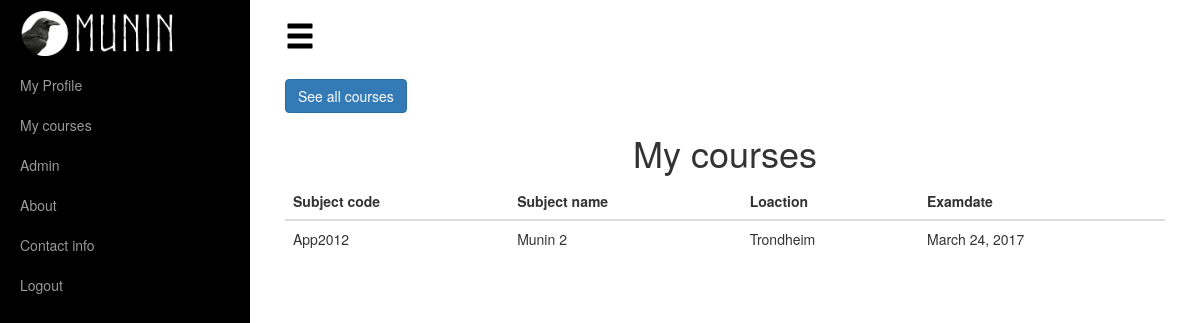
The page /subjects/ (signed in) on the database as committed earlier.
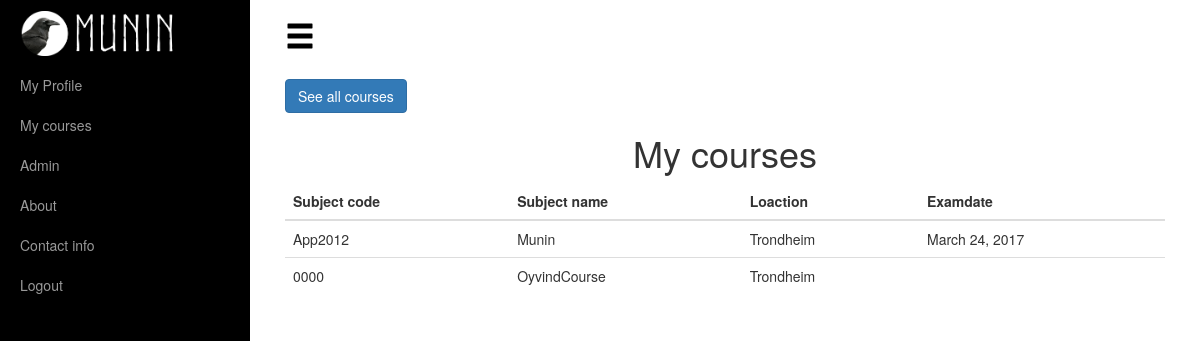
The same page on the database as committed later.
### apps/courses/models.py (models this page shows, shortened)
class CourseInfo(models.Model):
    students = models.ManyToManyField(User, blank=True)
    course = models.OneToOneField(Course)

class Course(models.Model):
    name = models.CharField(max_length=50)
    course_id = models.CharField(max_length=7)
    lecturer = models.ForeignKey(User)
    YEAR_CHOICES = []
    for r in range(2000, (datetime.datetime.now().year + 2)):
        YEAR_CHOICES.append((r, r))
    year = models.IntegerField(choices=YEAR_CHOICES)
    about = models.TextField(blank=True)
    examDate = models.DateField(blank=True, null=True)

### apps/registration/models.py (models this page shows, shortened)
class User(AbstractUser):
    middle_name = models.CharField(max_length=50, blank=True)
    ROLES = (
        ('S', 'Student'),
        ('P', 'Professor'),
        ('A', 'Admin'),
    )
    role = models.CharField(max_length=1, null=True, choices=ROLES, default='S')
    image = models.ImageField(upload_to=user_folder, default='placeholder-profile.jpg')
    school = models.ForeignKey(School, null=True)
    def __str__(self):
        return self.username

### apps/staticpages/models.py (models this page shows)
class School(models.Model):
    name = models.CharField(max_length=70)
    abbriviation = models.CharField(max_length=15)
    image = models.ImageField(upload_to='schools', default='placeholder-school-logo.jpg')
    telephone = models.CharField(max_length=12, blank=True)
    address = models.CharField(max_length=70, blank=True)
    place = models.CharField(max_length=40)
    webpage = models.CharField(max_length=150, blank=True)
    def __str__(self):
        return self.abbriviation

### apps/courses/views.py (the view, shortened to what this page needs)
# urls.py: url(r'^subjects/$', subject, name="subject"),
def subject(request):
    user = request.user
    user_subjetcs = CourseInfo.objects.all().filter(students__username__contains=user.username)
    user_school = User.objects.filter(username=user).first().school.pk
    available_courses = Course.objects.filter(lecturer__school=user_school)
    user_subjetcs_ids = CourseInfo.objects.all().filter(students__username__contains=user.username).values('course_id')
    return render(request, "staticpages/../../templates/courses/subjects.html",
                  {'courses': available_courses.exclude(id__in=user_subjetcs_ids),
                   "mysubjects": user_subjetcs}
                  )

### templates/courses/subjects.html (shortened to what this page needs)
{% extends "base.html" %}
{% load static %}
{% block content %}
    <div class="align-left" style="padding-top: 25px">
        <a id="" href="search" class="btn btn-primary">See all courses</a>
    </div>
    <h1 class="text-center">My courses </h1>
    <form action="" method="post">
    {% if mysubjects %}
        <div>
        <table class="table table-responsive table-hover">
            <thead>
                <tr>
                    <th>Subject code</th>
                    <th>Subject name</th>
                    <th>Loaction</th>
                    <th>Examdate</th>
                </tr>
            </thead>
            <tbody class="list">
                {% for subject in mysubjects %}
                <tr class='clickable-row' data-href="{{ subject.course.pk }}/dashboard">
                    <td class="id">{{ subject.course.course_id }}</td>
                    <td class="name">{{ subject.course.name }}</td>
                    <td class="place">{{ subject.course.lecturer.school.place }}</td>
                    {% if subject.course.examDate %}
                        <td>{{ subject.course.examDate }}</td>
                    {% else %}
                        <td></td>
                    {% endif %}
                </tr>
            {% endfor %}
            </tbody>
        </table>
    </div>
    {% else %}
        <p class="text-center">You have no active courses.</p>
    {% endif %}
    </form>
{% endblock content %}

Rows that differ between the two databases and show on the page:
changed through a linked row, CourseInfo "App2012": course.name "Munin 2" → "Munin"
added CourseInfo: course.course_id "0000", course.name "OyvindCourse", course.lecturer.school.place "Trondheim"
